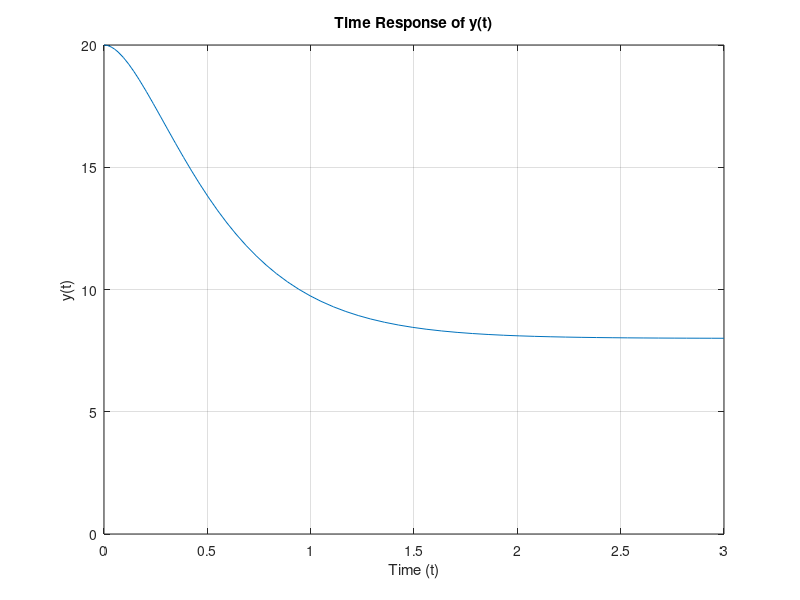

Here is the MATLAB script that generated this plot:
% Define the differential equation as a system of first-order equations
dydt1 = @(t, y, z) z;
dydt2 = @(t, y, z) 96 -12 * y - 7 * z;

% Define the initial conditions
y0 = 20;
z0 = 0;

% Define the time span
tspan = [0 3];

% Solve the differential equation using ode45
[t, sol] = ode45(@(t, sol) [dydt1(t, sol(1), sol(2)); dydt2(t, sol(1), sol(2))], tspan, [y0, z0]);

% Extract the y(t) values
y = sol(:, 1);

% Plot the time response
plot(t, y);
xlabel('Time (t)');
ylabel('y(t)');
title('Time Response of y(t)');
axis([0 3 0 20]);
grid on;

% Find the value of y(t) for t = 0.5 sec
y_value_at_t_05 = interp1(t, y, 0.5)
